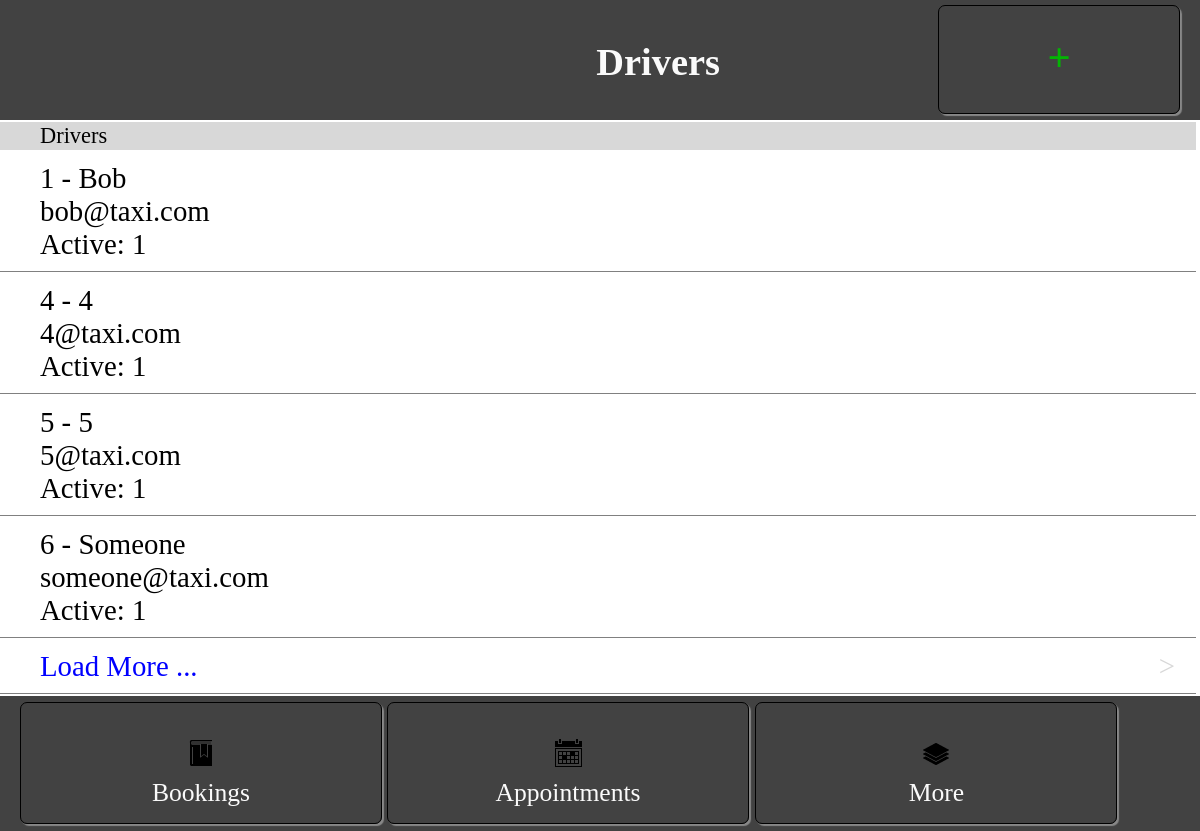
The app's page /Code/drivers.php with its own data.
### tables this page shows
CREATE TABLE IF NOT EXISTS `driver` (
  `driver_id` int(11) NOT NULL,
  `name` varchar(63) NOT NULL,
  `address` varchar(127) DEFAULT NULL,
  `phone_number` varchar(31) DEFAULT NULL,
  `email_address` varchar(320) DEFAULT NULL,
  `calendar_id` varchar(255) DEFAULT NULL,
  `holiday_id` varchar(255) NOT NULL,
  `active` tinyint(1) DEFAULT NULL,
  PRIMARY KEY (`driver_id`)
);

### Code/classes/meekrodb.2.3.class.php (called while the page is built, shortened)
<?php
class DB {
  protected static $mdb = null;
  public static function getMDB() {
    $mdb = DB::$mdb;
    if ($mdb === null) {
      $mdb = DB::$mdb = new MeekroDB();
    }
    return $mdb;
  }
  public static function query() { $args = func_get_args(); return call_user_func_array(array(DB::getMDB(), 'query'), $args); }
}
class MeekroDB {
  public $encoding = 'latin1';
  public $connect_options = array(MYSQLI_OPT_CONNECT_TIMEOUT => 30);
  public $internal_mysql = null;
  public function __construct($host=null, $user=null, $password=null, $dbName=null, $port=null, $encoding=null) {
    if ($encoding === null) $encoding = DB::$encoding;
    $this->encoding = $encoding;
  }
  public function get() {
    $mysql = $this->internal_mysql;
    if (!($mysql instanceof MySQLi)) {
      $mysql = new mysqli();
      foreach ($this->connect_options as $key => $value) {
        $mysql->options($key, $value);
      }
      $mysql->set_charset($this->encoding);
      $this->internal_mysql = $mysql;
    }
    return $mysql;
  }
  protected function preparseQueryParams() {
    $args = func_get_args();
    $sql = trim(strval(array_shift($args)));
    $args_all = $args;
    if (count($args_all) == 0) return array($sql);
    $chunkyQuery = array();
    return $chunkyQuery;
  }
  protected function parseQueryParams() {
    $args = func_get_args();
    $chunkyQuery = call_user_func_array(array($this, 'preparseQueryParams'), $args);
    $query = '';
    foreach ($chunkyQuery as $chunk) {
      if (is_string($chunk)) {
        $query .= $chunk;
        continue;
      }
      $result = '';
      $query .= $result;
    }
    return $query;
  }
  protected function prependCall($function, $args, $prepend) { array_unshift($args, $prepend); return call_user_func_array($function, $args); }
  public function query() { $args = func_get_args(); return $this->prependCall(array($this, 'queryHelper'), $args, 'assoc'); }
  protected function queryHelper() {
    $args = func_get_args();
    $type = array_shift($args);
    $db = $this->get();
    $is_buffered = true;
    $row_type = 'assoc';
    $full_names = false;
    $sql = call_user_func_array(array($this, 'parseQueryParams'), $args);
    $result = $db->query($sql, $is_buffered ? MYSQLI_STORE_RESULT : MYSQLI_USE_RESULT);
    $return = array();
    while ($row = ($row_type == 'assoc' ? $result->fetch_assoc() : $result->fetch_row())) {
      $return[] = $row;
    }
    return $return;
  }
}
?>

### Code/drivers.php (the view, shortened to what this page needs)
<?php
require_once("classes/meekrodb.2.3.class.php");
?>
<!DOCTYPE html>
<head>
	<?php
		include("inc/head.php");
	?>
</head>
<body id="body">
	<div class="header">
		<div class="driver-title">Drivers</div>
		<a class="add" href="adddriver.php"><div class="right-button button"><strong>+</strong></div></a>
	</div>
	<div>
		<table>
			<tbody>
				<tr>
					<td class="title-field">Drivers</td>
				</tr>
				<?php
					$results = DB::query("SELECT * FROM driver");
					foreach ($results as $row) {
						echo "<tr>";
						echo "<td class='field'>".$row['driver_id']." - ".$row['name']."<br />".$row['email_address']."<br />Active: ".$row['active']."</td>";
						echo "</tr>";
					}
				?>
				<tr>
					<td class="field" style="color:blue;"><a href="javascript:history.go(0)">Load More ...<span class="arrow">></span></a></td>
				</tr>
			</tbody>
		</table>
	</div>
	<div class="footer">
		<a href="viewbookings.php"><div class="bookings button2">Bookings</div></a>
		<a href="calendarview.php"><div class="calendar button2">Appointments</div></a>
		<a href="more.php"><div class="more button2">More</div></a>
	</div>
</body>
</html>

### Code/css/layout.css (style rules this page uses)
a { text-decoration: none; color: inherit; }
body { margin-top: 120px; width: 100%; margin-left: -2px; margin-bottom: 135px; color: black; }
.night { color: #FAFAFA !important; background-color: #424242; }
table { overflow-y: scroll; width: 100%; }
tbody { overflow-y:scroll; }
.footer { position: fixed; bottom: 0; left: 0; right: 0; padding-top: 65px; height: 70px; font-size: 1.6em; display: block; }
.header { position: fixed; top: 0; left: 0; right: 0; padding-top: 50px; height: 70px; display: block; font-size: 1.5em; }
.header div { margin-top: -10px; }
.driver-title { display: inline-block; font-weight: bold; font-size: 1.6em; text-align: right; width: 60%; }
.right-button { float: right; display: inline-block; margin-top: -6px; margin-right: 20px; }
.add { width:30px; text-align: center; color: #04B404; font-size: 1.7em; line-height: 23px; }
.button { border: 1px solid black; box-shadow: 2px 2px 1px #888888; border-radius: 7px; padding: 40px 0px 10px 0px; margin-top: -45px !important; width: 20%; height: 82%; text-align: center; }
.button2 { border: 1px solid black; box-shadow: 2px 2px 1px #888888; border-radius: 7px; margin-top: -12px; width: 30%; height: 135%; text-align: center; }
.footer div { background-position: 50% 35px; line-height: 130px; margin-top: -59px; padding-top: 25px; display: inline-block; }
.bookings { background: url(../images/bookmark.png) no-repeat; float: left; margin-left: 20px; }
.calendar { background: url(../images/calendar.png) no-repeat; margin-left: 5px; }
.more { background: url(../images/layer.png) no-repeat; }
.title-field { padding-left: 40px; font-size: 1.4em; background-color: #D8D8D8; font-style: bold; }
.field { padding-left: 40px; font-size: 1.8em; border-bottom-style: solid; border-width: 1px; border-color: gray; padding-top: 10px; padding-bottom: 10px; height: 25px; }
.arrow { float: right; margin-right: 20px; color: #D8D8D8; }

### records on screen
driver: driver_id "1", name "Bob", email_address "bob@taxi.com", active "1"
driver: driver_id "4", name "4", email_address "4@taxi.com", active "1"
driver: driver_id "5", name "5", email_address "5@taxi.com", active "1"
driver: driver_id "6", name "Someone", email_address "someone@taxi.com", active "1"
